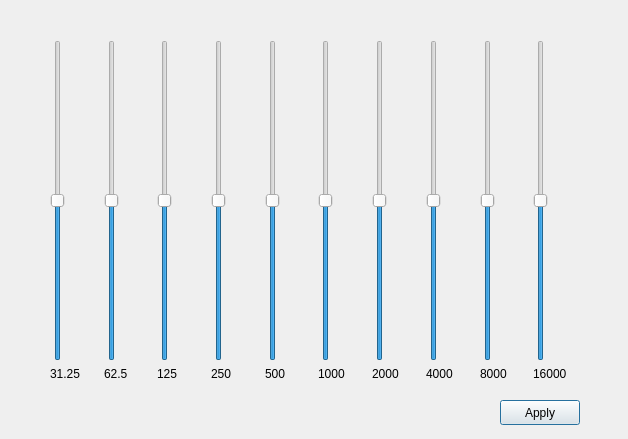
<?xml version="1.0" encoding="UTF-8"?>
<ui version="4.0">
 <class>equalizer</class>
 <widget class="QDialog" name="equalizer">
  <property name="geometry">
   <rect>
    <x>0</x>
    <y>0</y>
    <width>628</width>
    <height>439</height>
   </rect>
  </property>
  <property name="windowTitle">
   <string>Dialog</string>
  </property>
  <widget class="QWidget" name="horizontalLayoutWidget">
   <property name="geometry">
    <rect>
     <x>50</x>
     <y>40</y>
     <width>531</width>
     <height>341</height>
    </rect>
   </property>
   <layout class="QHBoxLayout" name="horizontalLayout">
    <item>
     <layout class="QVBoxLayout" name="verticalLayout_2">
      <item>
       <widget class="QSlider" name="verticalSlider">
        <property name="minimum">
         <number>-20</number>
        </property>
        <property name="maximum">
         <number>20</number>
        </property>
        <property name="orientation">
         <enum>Qt::Vertical</enum>
        </property>
       </widget>
      </item>
      <item>
       <widget class="QLabel" name="label">
        <property name="text">
         <string>31.25</string>
        </property>
       </widget>
      </item>
     </layout>
    </item>
    <item>
     <layout class="QVBoxLayout" name="verticalLayout_3">
      <item>
       <widget class="QSlider" name="verticalSlider_2">
        <property name="minimum">
         <number>-20</number>
        </property>
        <property name="maximum">
         <number>20</number>
        </property>
        <property name="orientation">
         <enum>Qt::Vertical</enum>
        </property>
       </widget>
      </item>
      <item>
       <widget class="QLabel" name="label_2">
        <property name="text">
         <string>62.5</string>
        </property>
       </widget>
      </item>
     </layout>
    </item>
    <item>
     <layout class="QVBoxLayout" name="verticalLayout_4">
      <item>
       <widget class="QSlider" name="verticalSlider_3">
        <property name="minimum">
         <number>-20</number>
        </property>
        <property name="maximum">
         <number>20</number>
        </property>
        <property name="orientation">
         <enum>Qt::Vertical</enum>
        </property>
       </widget>
      </item>
      <item>
       <widget class="QLabel" name="label_3">
        <property name="text">
         <string>125</string>
        </property>
       </widget>
      </item>
     </layout>
    </item>
    <item>
     <layout class="QVBoxLayout" name="verticalLayout_5">
      <item>
       <widget class="QSlider" name="verticalSlider_4">
        <property name="minimum">
         <number>-20</number>
        </property>
        <property name="maximum">
         <number>20</number>
        </property>
        <property name="orientation">
         <enum>Qt::Vertical</enum>
        </property>
       </widget>
      </item>
      <item>
       <widget class="QLabel" name="label_4">
        <property name="text">
         <string>250</string>
        </property>
       </widget>
      </item>
     </layout>
    </item>
    <item>
     <layout class="QVBoxLayout" name="verticalLayout_6">
      <item>
       <widget class="QSlider" name="verticalSlider_5">
        <property name="minimum">
         <number>-20</number>
        </property>
        <property name="maximum">
         <number>20</number>
        </property>
        <property name="orientation">
         <enum>Qt::Vertical</enum>
        </property>
       </widget>
      </item>
      <item>
       <widget class="QLabel" name="label_5">
        <property name="text">
         <string>500</string>
        </property>
       </widget>
      </item>
     </layout>
    </item>
    <item>
     <layout class="QVBoxLayout" name="verticalLayout_7">
      <item>
       <widget class="QSlider" name="verticalSlider_6">
        <property name="minimum">
         <number>-20</number>
        </property>
        <property name="maximum">
         <number>20</number>
        </property>
        <property name="orientation">
         <enum>Qt::Vertical</enum>
        </property>
       </widget>
      </item>
      <item>
       <widget class="QLabel" name="label_6">
        <property name="text">
         <string>1000</string>
        </property>
       </widget>
      </item>
     </layout>
    </item>
    <item>
     <layout class="QVBoxLayout" name="verticalLayout_8">
      <item>
       <widget class="QSlider" name="verticalSlider_7">
        <property name="minimum">
         <number>-20</number>
        </property>
        <property name="maximum">
         <number>20</number>
        </property>
        <property name="orientation">
         <enum>Qt::Vertical</enum>
        </property>
       </widget>
      </item>
      <item>
       <widget class="QLabel" name="label_7">
        <property name="text">
         <string>2000</string>
        </property>
       </widget>
      </item>
     </layout>
    </item>
    <item>
     <layout class="QVBoxLayout" name="verticalLayout_9">
      <item>
       <widget class="QSlider" name="verticalSlider_8">
        <property name="minimum">
         <number>-20</number>
        </property>
        <property name="maximum">
         <number>20</number>
        </property>
        <property name="orientation">
         <enum>Qt::Vertical</enum>
        </property>
       </widget>
      </item>
      <item>
       <widget class="QLabel" name="label_8">
        <property name="text">
         <string>4000</string>
        </property>
       </widget>
      </item>
     </layout>
    </item>
    <item>
     <layout class="QVBoxLayout" name="verticalLayout_10">
      <item>
       <widget class="QSlider" name="verticalSlider_9">
        <property name="minimum">
         <number>-20</number>
        </property>
        <property name="maximum">
         <number>20</number>
        </property>
        <property name="orientation">
         <enum>Qt::Vertical</enum>
        </property>
       </widget>
      </item>
      <item>
       <widget class="QLabel" name="label_9">
        <property name="text">
         <string>8000</string>
        </property>
       </widget>
      </item>
     </layout>
    </item>
    <item>
     <layout class="QVBoxLayout" name="verticalLayout_11">
      <item>
       <widget class="QSlider" name="verticalSlider_10">
        <property name="minimum">
         <number>-20</number>
        </property>
        <property name="maximum">
         <number>20</number>
        </property>
        <property name="orientation">
         <enum>Qt::Vertical</enum>
        </property>
       </widget>
      </item>
      <item>
       <widget class="QLabel" name="label_10">
        <property name="text">
         <string>16000</string>
        </property>
       </widget>
      </item>
     </layout>
    </item>
   </layout>
  </widget>
  <widget class="QPushButton" name="pushButton">
   <property name="geometry">
    <rect>
     <x>500</x>
     <y>400</y>
     <width>80</width>
     <height>25</height>
    </rect>
   </property>
   <property name="text">
    <string>Apply</string>
   </property>
  </widget>
 </widget>
 <resources/>
 <connections/>
</ui>
